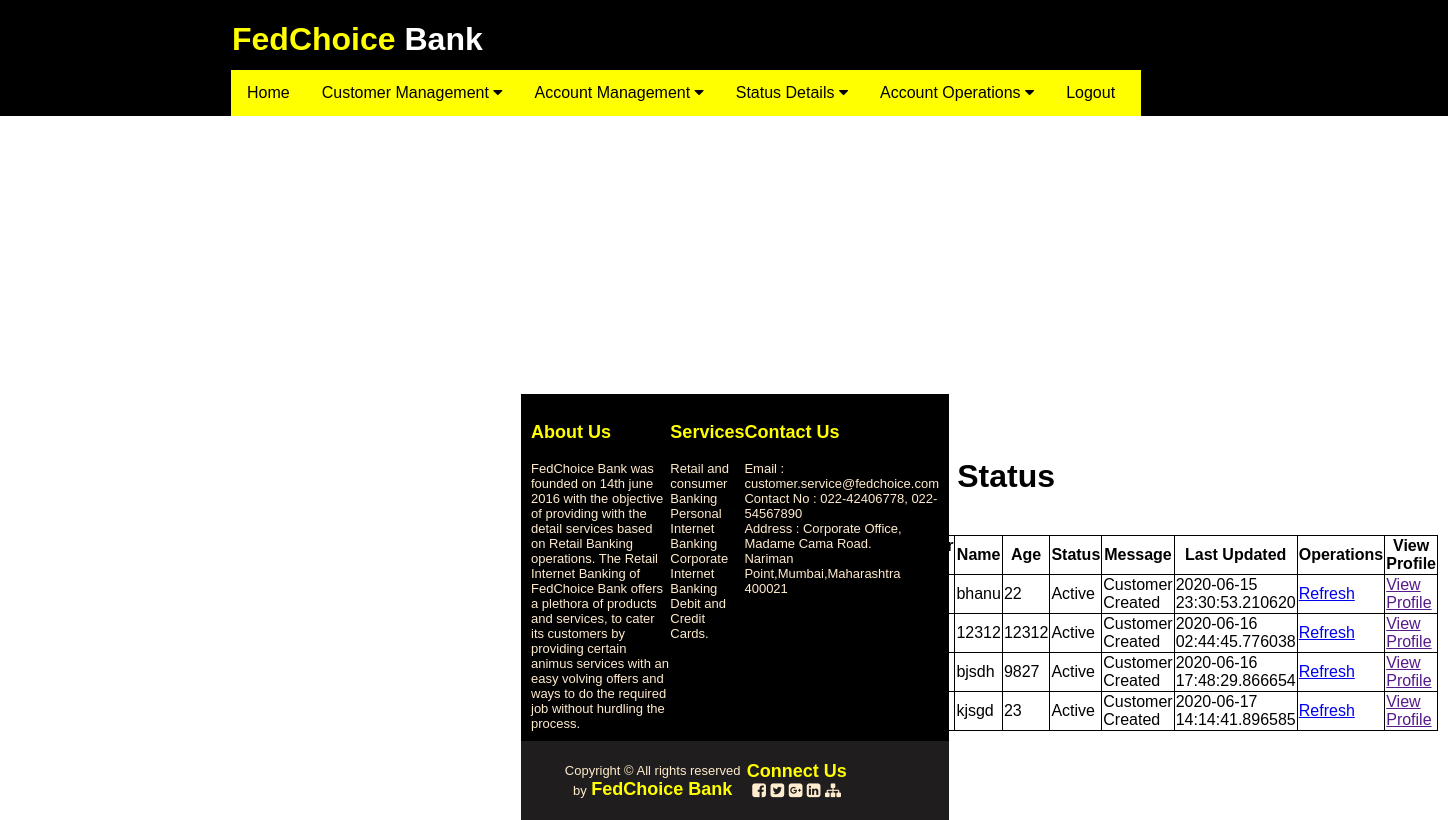
/customer_status (signed in), run on the app's committed database.
### application/routes.py (models this page shows)
class Customers(db.Model):
    id = db.Column(db.Integer, primary_key=True)
    ssn_id = db.Column(db.Integer)
    cname = db.Column(db.String(20))
    age = db.Column(db.Integer)
    address = db.Column(db.Integer)
    state = db.Column(db.String(20))
    city = db.Column(db.String(20))
    cust_msg = db.Column(db.String(30))
    cust_status = db.Column(db.String(20))
    date = db.Column(db.DateTime, default=datetime.now)

### application/routes.py (the view)
@app.route('/customer_status')
def customer_status():
    if 'username' in session:
        customers = Customers.query.all()
        if not customers:
            flash('There are customers')
            return redirect( url_for('cusomer_status') )
        else:
            return render_template( 'customer_status.html', customers = customers )
    else:
        flash('You are logged out. Please login again')
        return redirect( url_for( 'login' ) )
    return render_template('customer_status.html')

### application/templates/customer_status.html (shortened to what this page needs)
{% extends "layout.html" %}
{% block content %}
<div class="form">
<div class="status">
    <h1>Customer Status</h1><br>
    <table>
        <tr>
            <th> Customer Id </th>
            <th> Customer SSN Id </th>
            <th> Name </th>
            <th> Age </th>
            <th> Status </th>
            <th> Message </th>
            <th> Last Updated </th>
            <th> Operations </th>
            <th> View Profile </th>
        </tr>
        {% for customer in customers %}
        <tr>
            <td> {{ customer.id }} </td>
            <td> {{ customer.ssn_id }} </td>
            <td> {{ customer.cname }}</td>
            <td> {{ customer.age }}</td>
            <td> {{ customer.cust_status }}</td>
            <td> {{ customer.cust_msg }}</td>
            <td> {{ customer.date }} </td>
            <td> <a href="{{ url_for('customer_status') }}">Refresh</a> </td>
            <td> <a href="">View Profile</a> </td>
        </tr>
        {% endfor %}
    </table>
    <br>
    <button type="submit" value="Refresh the list">Refresh the list</button></div>
{% endblock %}

### application/static/css/main.css (style rules this page uses)
html { overflow-y: scroll; overflow-x: hidden; }
body { font-family: Arial, Helvetica, sans-serif; height: 100%; display: flex; flex-direction: column; }
.form { position: absolute; left: 521px; top: 237px; width: 428px; height: 387px; }
table, th, td { border: 1px solid black; border-collapse: collapse; }
.status { position: absolute; top: 200px; left: 278px; }

### data on the page
Customers: cname "bhanu", age "22", cust_status "Active", cust_msg "Customer Created", date "2020-06-15 23:30:53.210620"
Customers: cname "12312", age "12312", cust_status "Active", cust_msg "Customer Created", date "2020-06-16 02:44:45.776038"
Customers: cname "bjsdh", age "9827", cust_status "Active", cust_msg "Customer Created", date "2020-06-16 17:48:29.866654"
Customers: cname "kjsgd", age "23", cust_status "Active", cust_msg "Customer Created", date "2020-06-17 14:14:41.896585"
